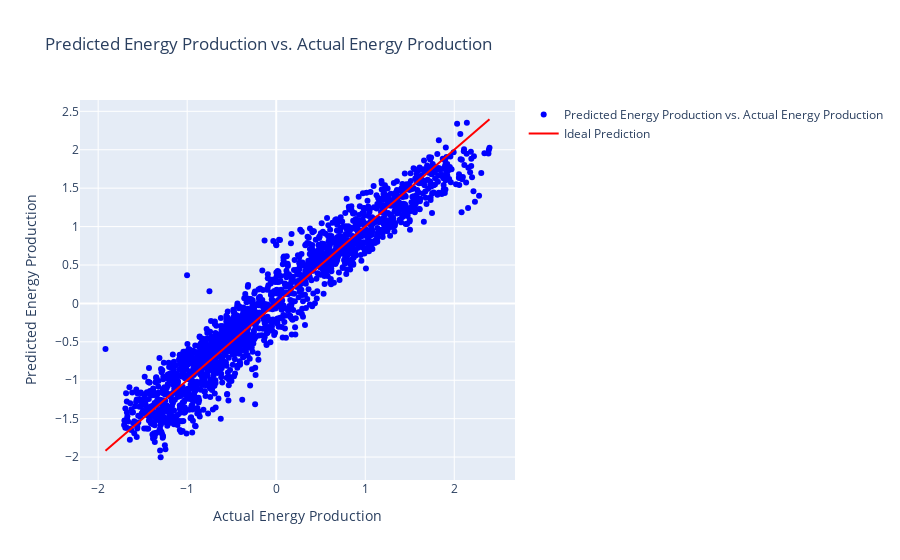

Write notebook code for a chart like this one.
### Code cell
import plotly.graph_objects as go

y_pred = svm_model.predict(X_test)


fig = go.Figure()
fig.add_trace(go.Scatter(x=y_test, y=y_pred, mode='markers',
                         marker=dict(color='blue'),
                         name='Predicted Energy Production vs. Actual Energy Production'))
fig.add_trace(go.Scatter(x=[min(y_test), max(y_test)], y=[min(y_test), max(y_test)],
                         mode='lines',
                         marker=dict(color='red'),
                         name='Ideal Prediction'))
fig.update_layout(
    title='Predicted Energy Production vs. Actual Energy Production',
    xaxis_title='Actual Energy Production',
    yaxis_title='Predicted Energy Production'
)
fig.show()

### Figure 1 — Plotly figure (JSON) as saved in the notebook; plotly's stock layout.template omitted (floating-point values rounded to 4 significant figures; data arrays with more than 128 entries replaced by an {"elided": "..."} marker saying what was removed)
{"data": [{"marker": {"color": "blue"}, "mode": "markers", "name": "Predicted Energy Production vs. Actual Energy Production", "type": "scatter", "x": {"elided": "1884 float values"}, "y": {"elided": "1884 float values"}}, {"marker": {"color": "red"}, "mode": "lines", "name": "Ideal Prediction", "type": "scatter", "x": [-1.918, 2.396], "y": [-1.918, 2.396]}], "layout": {"title": {"text": "Predicted Energy Production vs. Actual Energy Production"}, "xaxis": {"title": {"text": "Actual Energy Production"}}, "yaxis": {"title": {"text": "Predicted Energy Production"}}}}
